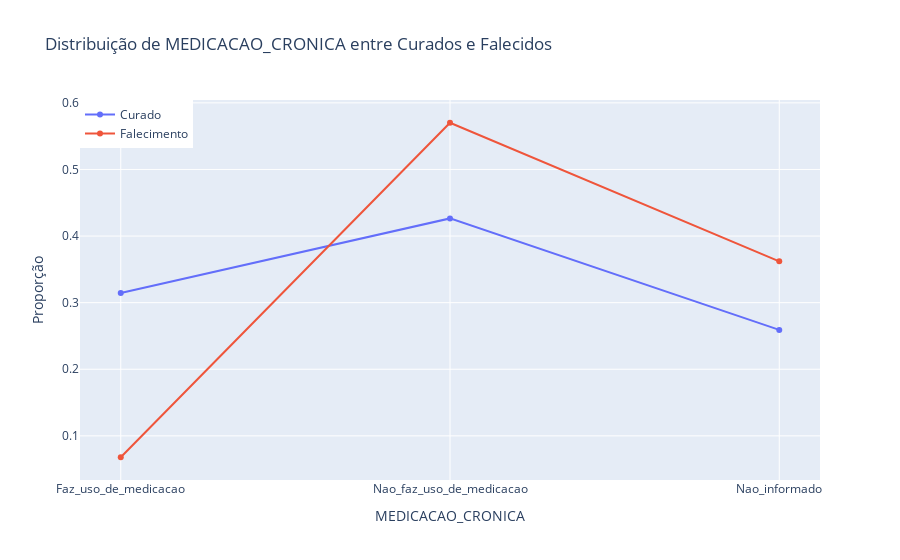

The code cell stored with this chart in its notebook:
### Code cell
import pandas as pd
import plotly.graph_objects as go

def load_data(file_path, sheet_name):
    return pd.read_excel(file_path, sheet_name=sheet_name)

file_path = '/home/lucasf/Desktop/Visualizacaodedados/Casoxcontrole_onda-GWAS_Fenotipos_e_covariaveis_revisado_CONGELADO.xlsx'
sheet_name = 'Completa'
df = load_data(file_path, sheet_name)
df = df.fillna(-1)


curado = df.loc[df['EVOLUCAO/_DESFECHO'] == 2]
falecimento = df.loc[df['EVOLUCAO/_DESFECHO'] == 4]


value_map = {-1: 'Nao_informado', 1: 'Nao_faz_uso_de_medicacao', 2: 'Faz_uso_de_medicacao'}
curado['MEDICACAO_CRONICA'] = curado['MEDICACAO_CRONICA'].map(value_map)
falecimento['MEDICACAO_CRONICA'] = falecimento['MEDICACAO_CRONICA'].map(value_map)

curado_dist = curado['MEDICACAO_CRONICA'].value_counts(normalize=True).sort_index()
falecimento_dist = falecimento['MEDICACAO_CRONICA'].value_counts(normalize=True).sort_index()
fig = go.Figure()

fig.add_trace(go.Scatter(x=curado_dist.index, y=curado_dist.values,
                    mode='lines+markers',
                    name='Curado'))

fig.add_trace(go.Scatter(x=falecimento_dist.index, y=falecimento_dist.values,
                    mode='lines+markers',
                    name='Falecimento'))
fig.update_layout(title='Distribuição de MEDICACAO_CRONICA entre Curados e Falecidos',
                   xaxis_title='MEDICACAO_CRONICA',
                   yaxis_title='Proporção',
                   legend=dict(x=0, y=1, traceorder='normal'))
fig.show()
fig.write_html('/home/lucasf/Desktop/Visualizacaodedados/medicacao.html')

### Figure 1 — Plotly figure (JSON) as saved in the notebook; plotly's stock layout.template omitted (floating-point values rounded to 4 significant figures)
{"data": [{"mode": "lines+markers", "name": "Curado", "type": "scatter", "x": ["Faz_uso_de_medicacao", "Nao_faz_uso_de_medicacao", "Nao_informado"], "y": [0.3144, 0.4265, 0.2591]}, {"mode": "lines+markers", "name": "Falecimento", "type": "scatter", "x": ["Faz_uso_de_medicacao", "Nao_faz_uso_de_medicacao", "Nao_informado"], "y": [0.06787, 0.5701, 0.362]}], "layout": {"legend": {"traceorder": "normal", "x": 0, "y": 1}, "title": {"text": "Distribuição de MEDICACAO_CRONICA entre Curados e Falecidos"}, "xaxis": {"title": {"text": "MEDICACAO_CRONICA"}}, "yaxis": {"title": {"text": "Proporção"}}}}
